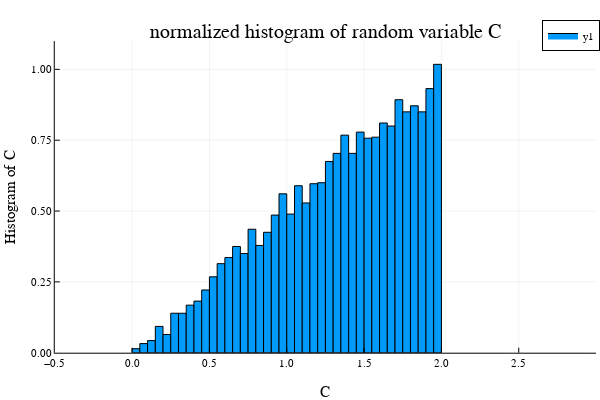

The notebook cell this image was saved under:
### Code cell
using Plots
using LaTeXStrings
plotly()
samples=5600
A=rand(samples)
C=2*sqrt.(A);
h=histogram(C,normed=true,nbins=60)
plot(h,xlim=(-0.5,3),ylim=(0,1.1),label="")
plot!(title="normalized histogram of random variable C",xlabel="C",ylabel="Histogram of C")

### Figure 1 — Plotly figure (JSON) as saved in the notebook; plotly's stock layout.template omitted (floating-point values rounded to 4 significant figures)
{"data": [{"fill": "tozeroy", "fillcolor": "rgba(0, 154, 250, 1.000)", "legendgroup": "y1", "line": {"color": "rgba(0, 0, 0, 1.000)", "dash": "solid", "width": 1}, "mode": "lines", "name": "y1", "showlegend": true, "type": "scatter", "x": [0, 0, 0.05, 0.05, 0, 0], "xaxis": "x1", "y": [0.01429, 0, 0, 0.01429, 0.01429, 0.01429], "yaxis": "y1"}, {"fill": "tozeroy", "fillcolor": "rgba(0, 154, 250, 1.000)", "legendgroup": "y1", "line": {"color": "rgba(0, 0, 0, 1.000)", "dash": "solid", "width": 1}, "mode": "lines", "name": "y1", "showlegend": false, "type": "scatter", "x": [0.05, 0.05, 0.1, 0.1, 0.05, 0.05], "xaxis": "x1", "y": [0.03214, 0, 0, 0.03214, 0.03214, 0.03214], "yaxis": "y1"}, {"fill": "tozeroy", "fillcolor": "rgba(0, 154, 250, 1.000)", "legendgroup": "y1", "line": {"color": "rgba(0, 0, 0, 1.000)", "dash": "solid", "width": 1}, "mode": "lines", "name": "y1", "showlegend": false, "type": "scatter", "x": [0.1, 0.1, 0.15, 0.15, 0.1, 0.1], "xaxis": "x1", "y": [0.04286, 0, 0, 0.04286, 0.04286, 0.04286], "yaxis": "y1"}, {"fill": "tozeroy", "fillcolor": "rgba(0, 154, 250, 1.000)", "legendgroup": "y1", "line": {"color": "rgba(0, 0, 0, 1.000)", "dash": "solid", "width": 1}, "mode": "lines", "name": "y1", "showlegend": false, "type": "scatter", "x": [0.15, 0.15, 0.2, 0.2, 0.15, 0.15], "xaxis": "x1", "y": [0.09286, 0, 0, 0.09286, 0.09286, 0.09286], "yaxis": "y1"}, {"fill": "tozeroy", "fillcolor": "rgba(0, 154, 250, 1.000)", "legendgroup": "y1", "line": {"color": "rgba(0, 0, 0, 1.000)", "dash": "solid", "width": 1}, "mode": "lines", "name": "y1", "showlegend": false, "type": "scatter", "x": [0.2, 0.2, 0.25, 0.25, 0.2, 0.2], "xaxis": "x1", "y": [0.06429, 0, 0, 0.06429, 0.06429, 0.06429], "yaxis": "y1"}, {"fill": "tozeroy", "fillcolor": "rgba(0, 154, 250, 1.000)", "legendgroup": "y1", "line": {"color": "rgba(0, 0, 0, 1.000)", "dash": "solid", "width": 1}, "mode": "lines", "name": "y1", "showlegend": false, "type": "scatter", "x": [0.25, 0.25, 0.3, 0.3, 0.25, 0.25], "xaxis": "x1", "y": [0.1393, 0, 0, 0.1393, 0.1393, 0.1393], "yaxis": "y1"}, {"fill": "tozeroy", "fillcolor": "rgba(0, 154, 250, 1.000)", "legendgroup": "y1", "line": {"color": "rgba(0, 0, 0, 1.000)", "dash": "solid", "width": 1}, "mode": "lines", "name": "y1", "showlegend": false, "type": "scatter", "x": [0.3, 0.3, 0.35, 0.35, 0.3, 0.3], "xaxis": "x1", "y": [0.1393, 0, 0, 0.1393, 0.1393, 0.1393], "yaxis": "y1"}, {"fill": "tozeroy", "fillcolor": "rgba(0, 154, 250, 1.000)", "legendgroup": "y1", "line": {"color": "rgba(0, 0, 0, 1.000)", "dash": "solid", "width": 1}, "mode": "lines", "name": "y1", "showlegend": false, "type": "scatter", "x": [0.35, 0.35, 0.4, 0.4, 0.35, 0.35], "xaxis": "x1", "y": [0.1679, 0, 0, 0.1679, 0.1679, 0.1679], "yaxis": "y1"}, {"fill": "tozeroy", "fillcolor": "rgba(0, 154, 250, 1.000)", "legendgroup": "y1", "line": {"color": "rgba(0, 0, 0, 1.000)", "dash": "solid", "width": 1}, "mode": "lines", "name": "y1", "showlegend": false, "type": "scatter", "x": [0.4, 0.4, 0.45, 0.45, 0.4, 0.4], "xaxis": "x1", "y": [0.1821, 0, 0, 0.1821, 0.1821, 0.1821], "yaxis": "y1"}, {"fill": "tozeroy", "fillcolor": "rgba(0, 154, 250, 1.000)", "legendgroup": "y1", "line": {"color": "rgba(0, 0, 0, 1.000)", "dash": "solid", "width": 1}, "mode": "lines", "name": "y1", "showlegend": false, "type": "scatter", "x": [0.45, 0.45, 0.5, 0.5, 0.45, 0.45], "xaxis": "x1", "y": [0.2214, 0, 0, 0.2214, 0.2214, 0.2214], "yaxis": "y1"}, {"fill": "tozeroy", "fillcolor": "rgba(0, 154, 250, 1.000)", "legendgroup": "y1", "line": {"color": "rgba(0, 0, 0, 1.000)", "dash": "solid", "width": 1}, "mode": "lines", "name": "y1", "showlegend": false, "type": "scatter", "x": [0.5, 0.5, 0.55, 0.55, 0.5, 0.5], "xaxis": "x1", "y": [0.2679, 0, 0, 0.2679, 0.2679, 0.2679], "yaxis": "y1"}, {"fill": "tozeroy", "fillcolor": "rgba(0, 154, 250, 1.000)", "legendgroup": "y1", "line": {"color": "rgba(0, 0, 0, 1.000)", "dash": "solid", "width": 1}, "mode": "lines", "name": "y1", "showlegend": false, "type": "scatter", "x": [0.55, 0.55, 0.6, 0.6, 0.55, 0.55], "xaxis": "x1", "y": [0.3143, 0, 0, 0.3143, 0.3143, 0.3143], "yaxis": "y1"}, {"fill": "tozeroy", "fillcolor": "rgba(0, 154, 250, 1.000)", "legendgroup": "y1", "line": {"color": "rgba(0, 0, 0, 1.000)", "dash": "solid", "width": 1}, "mode": "lines", "name": "y1", "showlegend": false, "type": "scatter", "x": [0.6, 0.6, 0.65, 0.65, 0.6, 0.6], "xaxis": "x1", "y": [0.3357, 0, 0, 0.3357, 0.3357, 0.3357], "yaxis": "y1"}, {"fill": "tozeroy", "fillcolor": "rgba(0, 154, 250, 1.000)", "legendgroup": "y1", "line": {"color": "rgba(0, 0, 0, 1.000)", "dash": "solid", "width": 1}, "mode": "lines", "name": "y1", "showlegend": false, "type": "scatter", "x": [0.65, 0.65, 0.7, 0.7, 0.65, 0.65], "xaxis": "x1", "y": [0.375, 0, 0, 0.375, 0.375, 0.375], "yaxis": "y1"}, {"fill": "tozeroy", "fillcolor": "rgba(0, 154, 250, 1.000)", "legendgroup": "y1", "line": {"color": "rgba(0, 0, 0, 1.000)", "dash": "solid", "width": 1}, "mode": "lines", "name": "y1", "showlegend": false, "type": "scatter", "x": [0.7, 0.7, 0.75, 0.75, 0.7, 0.7], "xaxis": "x1", "y": [0.35, 0, 0, 0.35, 0.35, 0.35], "yaxis": "y1"}, {"fill": "tozeroy", "fillcolor": "rgba(0, 154, 250, 1.000)", "legendgroup": "y1", "line": {"color": "rgba(0, 0, 0, 1.000)", "dash": "solid", "width": 1}, "mode": "lines", "name": "y1", "showlegend": false, "type": "scatter", "x": [0.75, 0.75, 0.8, 0.8, 0.75, 0.75], "xaxis": "x1", "y": [0.4357, 0, 0, 0.4357, 0.4357, 0.4357], "yaxis": "y1"}, {"fill": "tozeroy", "fillcolor": "rgba(0, 154, 250, 1.000)", "legendgroup": "y1", "line": {"color": "rgba(0, 0, 0, 1.000)", "dash": "solid", "width": 1}, "mode": "lines", "name": "y1", "showlegend": false, "type": "scatter", "x": [0.8, 0.8, 0.85, 0.85, 0.8, 0.8], "xaxis": "x1", "y": [0.3786, 0, 0, 0.3786, 0.3786, 0.3786], "yaxis": "y1"}, {"fill": "tozeroy", "fillcolor": "rgba(0, 154, 250, 1.000)", "legendgroup": "y1", "line": {"color": "rgba(0, 0, 0, 1.000)", "dash": "solid", "width": 1}, "mode": "lines", "name": "y1", "showlegend": false, "type": "scatter", "x": [0.85, 0.85, 0.9, 0.9, 0.85, 0.85], "xaxis": "x1", "y": [0.425, 0, 0, 0.425, 0.425, 0.425], "yaxis": "y1"}, {"fill": "tozeroy", "fillcolor": "rgba(0, 154, 250, 1.000)", "legendgroup": "y1", "line": {"color": "rgba(0, 0, 0, 1.000)", "dash": "solid", "width": 1}, "mode": "lines", "name": "y1", "showlegend": false, "type": "scatter", "x": [0.9, 0.9, 0.95, 0.95, 0.9, 0.9], "xaxis": "x1", "y": [0.4857, 0, 0, 0.4857, 0.4857, 0.4857], "yaxis": "y1"}, {"fill": "tozeroy", "fillcolor": "rgba(0, 154, 250, 1.000)", "legendgroup": "y1", "line": {"color": "rgba(0, 0, 0, 1.000)", "dash": "solid", "width": 1}, "mode": "lines", "name": "y1", "showlegend": false, "type": "scatter", "x": [0.95, 0.95, 1, 1, 0.95, 0.95], "xaxis": "x1", "y": [0.5607, 0, 0, 0.5607, 0.5607, 0.5607], "yaxis": "y1"}, {"fill": "tozeroy", "fillcolor": "rgba(0, 154, 250, 1.000)", "legendgroup": "y1", "line": {"color": "rgba(0, 0, 0, 1.000)", "dash": "solid", "width": 1}, "mode": "lines", "name": "y1", "showlegend": false, "type": "scatter", "x": [1.0, 1.0, 1.05, 1.05, 1.0, 1.0], "xaxis": "x1", "y": [0.4893, 0, 0, 0.4893, 0.4893, 0.4893], "yaxis": "y1"}, {"fill": "tozeroy", "fillcolor": "rgba(0, 154, 250, 1.000)", "legendgroup": "y1", "line": {"color": "rgba(0, 0, 0, 1.000)", "dash": "solid", "width": 1}, "mode": "lines", "name": "y1", "showlegend": false, "type": "scatter", "x": [1.05, 1.05, 1.1, 1.1, 1.05, 1.05], "xaxis": "x1", "y": [0.5893, 0, 0, 0.5893, 0.5893, 0.5893], "yaxis": "y1"}, {"fill": "tozeroy", "fillcolor": "rgba(0, 154, 250, 1.000)", "legendgroup": "y1", "line": {"color": "rgba(0, 0, 0, 1.000)", "dash": "solid", "width": 1}, "mode": "lines", "name": "y1", "showlegend": false, "type": "scatter", "x": [1.1, 1.1, 1.15, 1.15, 1.1, 1.1], "xaxis": "x1", "y": [0.5286, 0, 0, 0.5286, 0.5286, 0.5286], "yaxis": "y1"}, {"fill": "tozeroy", "fillcolor": "rgba(0, 154, 250, 1.000)", "legendgroup": "y1", "line": {"color": "rgba(0, 0, 0, 1.000)", "dash": "solid", "width": 1}, "mode": "lines", "name": "y1", "showlegend": false, "type": "scatter", "x": [1.15, 1.15, 1.2, 1.2, 1.15, 1.15], "xaxis": "x1", "y": [0.5964, 0, 0, 0.5964, 0.5964, 0.5964], "yaxis": "y1"}, {"fill": "tozeroy", "fillcolor": "rgba(0, 154, 250, 1.000)", "legendgroup": "y1", "line": {"color": "rgba(0, 0, 0, 1.000)", "dash": "solid", "width": 1}, "mode": "lines", "name": "y1", "showlegend": false, "type": "scatter", "x": [1.2, 1.2, 1.25, 1.25, 1.2, 1.2], "xaxis": "x1", "y": [0.6, 0, 0, 0.6, 0.6, 0.6], "yaxis": "y1"}, {"fill": "tozeroy", "fillcolor": "rgba(0, 154, 250, 1.000)", "legendgroup": "y1", "line": {"color": "rgba(0, 0, 0, 1.000)", "dash": "solid", "width": 1}, "mode": "lines", "name": "y1", "showlegend": false, "type": "scatter", "x": [1.25, 1.25, 1.3, 1.3, 1.25, 1.25], "xaxis": "x1", "y": [0.675, 0, 0, 0.675, 0.675, 0.675], "yaxis": "y1"}, {"fill": "tozeroy", "fillcolor": "rgba(0, 154, 250, 1.000)", "legendgroup": "y1", "line": {"color": "rgba(0, 0, 0, 1.000)", "dash": "solid", "width": 1}, "mode": "lines", "name": "y1", "showlegend": false, "type": "scatter", "x": [1.3, 1.3, 1.35, 1.35, 1.3, 1.3], "xaxis": "x1", "y": [0.7036, 0, 0, 0.7036, 0.7036, 0.7036], "yaxis": "y1"}, {"fill": "tozeroy", "fillcolor": "rgba(0, 154, 250, 1.000)", "legendgroup": "y1", "line": {"color": "rgba(0, 0, 0, 1.000)", "dash": "solid", "width": 1}, "mode": "lines", "name": "y1", "showlegend": false, "type": "scatter", "x": [1.35, 1.35, 1.4, 1.4, 1.35, 1.35], "xaxis": "x1", "y": [0.7679, 0, 0, 0.7679, 0.7679, 0.7679], "yaxis": "y1"}, {"fill": "tozeroy", "fillcolor": "rgba(0, 154, 250, 1.000)", "legendgroup": "y1", "line": {"color": "rgba(0, 0, 0, 1.000)", "dash": "solid", "width": 1}, "mode": "lines", "name": "y1", "showlegend": false, "type": "scatter", "x": [1.4, 1.4, 1.45, 1.45, 1.4, 1.4], "xaxis": "x1", "y": [0.7036, 0, 0, 0.7036, 0.7036, 0.7036], "yaxis": "y1"}, {"fill": "tozeroy", "fillcolor": "rgba(0, 154, 250, 1.000)", "legendgroup": "y1", "line": {"color": "rgba(0, 0, 0, 1.000)", "dash": "solid", "width": 1}, "mode": "lines", "name": "y1", "showlegend": false, "type": "scatter", "x": [1.45, 1.45, 1.5, 1.5, 1.45, 1.45], "xaxis": "x1", "y": [0.7786, 0, 0, 0.7786, 0.7786, 0.7786], "yaxis": "y1"}, {"fill": "tozeroy", "fillcolor": "rgba(0, 154, 250, 1.000)", "legendgroup": "y1", "line": {"color": "rgba(0, 0, 0, 1.000)", "dash": "solid", "width": 1}, "mode": "lines", "name": "y1", "showlegend": false, "type": "scatter", "x": [1.5, 1.5, 1.55, 1.55, 1.5, 1.5], "xaxis": "x1", "y": [0.7571, 0, 0, 0.7571, 0.7571, 0.7571], "yaxis": "y1"}, {"fill": "tozeroy", "fillcolor": "rgba(0, 154, 250, 1.000)", "legendgroup": "y1", "line": {"color": "rgba(0, 0, 0, 1.000)", "dash": "solid", "width": 1}, "mode": "lines", "name": "y1", "showlegend": false, "type": "scatter", "x": [1.55, 1.55, 1.6, 1.6, 1.55, 1.55], "xaxis": "x1", "y": [0.7607, 0, 0, 0.7607, 0.7607, 0.7607], "yaxis": "y1"}, {"fill": "tozeroy", "fillcolor": "rgba(0, 154, 250, 1.000)", "legendgroup": "y1", "line": {"color": "rgba(0, 0, 0, 1.000)", "dash": "solid", "width": 1}, "mode": "lines", "name": "y1", "showlegend": false, "type": "scatter", "x": [1.6, 1.6, 1.65, 1.65, 1.6, 1.6], "xaxis": "x1", "y": [0.8107, 0, 0, 0.8107, 0.8107, 0.8107], "yaxis": "y1"}, {"fill": "tozeroy", "fillcolor": "rgba(0, 154, 250, 1.000)", "legendgroup": "y1", "line": {"color": "rgba(0, 0, 0, 1.000)", "dash": "solid", "width": 1}, "mode": "lines", "name": "y1", "showlegend": false, "type": "scatter", "x": [1.65, 1.65, 1.7, 1.7, 1.65, 1.65], "xaxis": "x1", "y": [0.8, 0, 0, 0.8, 0.8, 0.8], "yaxis": "y1"}, {"fill": "tozeroy", "fillcolor": "rgba(0, 154, 250, 1.000)", "legendgroup": "y1", "line": {"color": "rgba(0, 0, 0, 1.000)", "dash": "solid", "width": 1}, "mode": "lines", "name": "y1", "showlegend": false, "type": "scatter", "x": [1.7, 1.7, 1.75, 1.75, 1.7, 1.7], "xaxis": "x1", "y": [0.8929, 0, 0, 0.8929, 0.8929, 0.8929], "yaxis": "y1"}, {"fill": "tozeroy", "fillcolor": "rgba(0, 154, 250, 1.000)", "legendgroup": "y1", "line": {"color": "rgba(0, 0, 0, 1.000)", "dash": "solid", "width": 1}, "mode": "lines", "name": "y1", "showlegend": false, "type": "scatter", "x": [1.75, 1.75, 1.8, 1.8, 1.75, 1.75], "xaxis": "x1", "y": [0.85, 0, 0, 0.85, 0.85, 0.85], "yaxis": "y1"}, {"fill": "tozeroy", "fillcolor": "rgba(0, 154, 250, 1.000)", "legendgroup": "y1", "line": {"color": "rgba(0, 0, 0, 1.000)", "dash": "solid", "width": 1}, "mode": "lines", "name": "y1", "showlegend": false, "type": "scatter", "x": [1.8, 1.8, 1.85, 1.85, 1.8, 1.8], "xaxis": "x1", "y": [0.8714, 0, 0, 0.8714, 0.8714, 0.8714], "yaxis": "y1"}, {"fill": "tozeroy", "fillcolor": "rgba(0, 154, 250, 1.000)", "legendgroup": "y1", "line": {"color": "rgba(0, 0, 0, 1.000)", "dash": "solid", "width": 1}, "mode": "lines", "name": "y1", "showlegend": false, "type": "scatter", "x": [1.85, 1.85, 1.9, 1.9, 1.85, 1.85], "xaxis": "x1", "y": [0.85, 0, 0, 0.85, 0.85, 0.85], "yaxis": "y1"}, {"fill": "tozeroy", "fillcolor": "rgba(0, 154, 250, 1.000)", "legendgroup": "y1", "line": {"color": "rgba(0, 0, 0, 1.000)", "dash": "solid", "width": 1}, "mode": "lines", "name": "y1", "showlegend": false, "type": "scatter", "x": [1.9, 1.9, 1.95, 1.95, 1.9, 1.9], "xaxis": "x1", "y": [0.9321, 0, 0, 0.9321, 0.9321, 0.9321], "yaxis": "y1"}, {"fill": "tozeroy", "fillcolor": "rgba(0, 154, 250, 1.000)", "legendgroup": "y1", "line": {"color": "rgba(0, 0, 0, 1.000)", "dash": "solid", "width": 1}, "mode": "lines", "name": "y1", "showlegend": false, "type": "scatter", "x": [1.95, 1.95, 2, 2, 1.95, 1.95], "xaxis": "x1", "y": [1.018, 0, 0, 1.018, 1.018, 1.018], "yaxis": "y1"}, {"colorbar": {"title": ""}, "legendgroup": "y1", "marker": {"color": "rgba(0, 154, 250, 0.000)", "line": {"color": "rgba(0, 0, 0, 0.000)", "width": 1}, "size": 0, "symbol": "circle"}, "mode": "markers", "name": "y1", "showlegend": false, "type": "scatter", "x": [0.025, 0.075, 0.125, 0.175, 0.225, 0.275, 0.325, 0.375, 0.425, 0.475, 0.525, 0.575, 0.625, 0.675, 0.725, 0.775, 0.825, 0.875, 0.925, 0.975, 1.025, 1.075, 1.125, 1.175, 1.225, 1.275, 1.325, 1.375, 1.425, 1.475, 1.525, 1.575, 1.625, 1.675, 1.725, 1.775, 1.825, 1.875, 1.925, 1.975], "xaxis": "x", "y": [0.01429, 0.03214, 0.04286, 0.09286, 0.06429, 0.1393, 0.1393, 0.1679, 0.1821, 0.2214, 0.2679, 0.3143, 0.3357, 0.375, 0.35, 0.4357, 0.3786, 0.425, 0.4857, 0.5607, 0.4893, 0.5893, 0.5286, 0.5964, 0.6, 0.675, 0.7036, 0.7679, 0.7036, 0.7786, 0.7571, 0.7607, 0.8107, 0.8, 0.8929, 0.85, 0.8714, 0.85, 0.9321, 1.018], "yaxis": "y", "zmax": null, "zmin": null}], "layout": {"annotations": [{"font": {"color": "rgba(0, 0, 0, 1.000)", "family": "sans-serif", "size": 20}, "rotation": 0, "showarrow": false, "text": "normalized histogram of random variable C", "x": 0.5424, "xanchor": "center", "xref": "paper", "y": 1, "yanchor": "top", "yref": "paper"}], "height": 400, "legend": {"bgcolor": "rgba(255, 255, 255, 1.000)", "bordercolor": "rgba(0, 0, 0, 1.000)", "borderwidth": 1, "font": {"color": "rgba(0, 0, 0, 1.000)", "family": "sans-serif", "size": 11}, "title": {"font": {"color": "rgba(0, 0, 0, 1.000)", "family": "sans-serif", "size": 15}, "text": ""}, "tracegroupgap": 0, "traceorder": "normal", "x": 1, "xanchor": "auto", "y": 1, "yanchor": "auto"}, "margin": {"b": 20, "l": 0, "r": 0, "t": 20}, "paper_bgcolor": "rgba(255, 255, 255, 1.000)", "plot_bgcolor": "rgba(255, 255, 255, 1.000)", "showlegend": true, "width": 600, "xaxis": {"anchor": "y", "domain": [0.09128, 0.9934], "gridcolor": "rgba(0, 0, 0, 0.100)", "gridwidth": 0.5, "linecolor": "rgba(0, 0, 0, 1.000)", "mirror": false, "range": [-0.5, 3], "showgrid": true, "showline": true, "showticklabels": true, "tickangle": 0, "tickcolor": "rgb(0, 0, 0)", "tickfont": {"color": "rgba(0, 0, 0, 1.000)", "family": "sans-serif", "size": 11}, "tickmode": "array", "ticks": "inside", "ticktext": ["−0.5", "0.0", "0.5", "1.0", "1.5", "2.0", "2.5", "3.0"], "tickvals": [-0.5, 0, 0.5, 1, 1.5, 2, 2.5, 3], "title": "C", "titlefont": {"color": "rgba(0, 0, 0, 1.000)", "family": "sans-serif", "size": 15}, "type": "-", "visible": true, "zeroline": false, "zerolinecolor": "rgba(0, 0, 0, 1.000)"}, "yaxis": {"anchor": "x", "domain": [0.07581, 0.9415], "gridcolor": "rgba(0, 0, 0, 0.100)", "gridwidth": 0.5, "linecolor": "rgba(0, 0, 0, 1.000)", "mirror": false, "range": [0, 1.1], "showgrid": true, "showline": true, "showticklabels": true, "tickangle": 0, "tickcolor": "rgb(0, 0, 0)", "tickfont": {"color": "rgba(0, 0, 0, 1.000)", "family": "sans-serif", "size": 11}, "tickmode": "array", "ticks": "inside", "ticktext": ["0.00", "0.25", "0.50", "0.75", "1.00"], "tickvals": [0, 0.25, 0.5, 0.75, 1], "title": "Histogram of C", "titlefont": {"color": "rgba(0, 0, 0, 1.000)", "family": "sans-serif", "size": 15}, "type": "-", "visible": true, "zeroline": false, "zerolinecolor": "rgba(0, 0, 0, 1.000)"}}}
